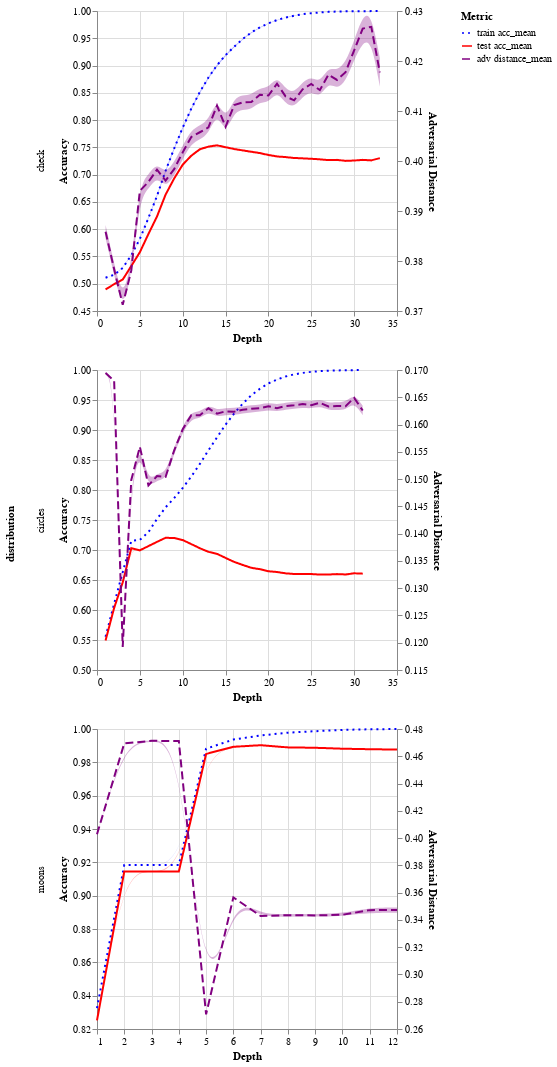

Source (notebook cell):
### Code cell
base = alt.Chart(
    df_stats.collect()
)

scale = alt.Scale(
    domain=["train acc_mean", "test acc_mean", "adv distance_mean"], 
    range=["blue", "red", "purple"]
)


dash_scale = alt.Scale(
    domain=["train acc_mean", "test acc_mean", "adv distance_mean"],
    range=[[2, 4], [1, 0], [8, 4]]  # [dash_length, gap_length]
)

# Chart for accuracy metrics (left y-axis)
acc_chart = base.mark_line(strokeWidth=2).transform_fold(
    fold=["train acc_mean", "test acc_mean"],
    as_=["variable", "value"]
).encode(
    x=alt.X("depth:Q").title("Depth"),
    y=alt.Y('value:Q').title("Accuracy").scale(zero=False),
    color=alt.Color('variable:N', scale=scale, title="Metric"),
    strokeDash=alt.StrokeDash('variable:N', scale=dash_scale)
)


# Chart for adversarial distance (right y-axis)
adv_chart = base.mark_line(strokeWidth=2).transform_fold(
    fold=["adv distance_mean"],
    as_=["variable", "value"]
).encode(
    x=alt.X("depth:Q").title("Depth"),
    y=alt.Y('value:Q').title("Adversarial Distance").axis(orient='right').scale(zero=False),
    color=alt.Color('variable:N', scale=scale, title="Metric"),
    strokeDash=alt.StrokeDash('variable:N', scale=dash_scale)

)

ci_band0 = base.mark_area(
    opacity=0.3,
    interpolate="basis",
).encode(
    x="depth:Q",
    y=alt.Y("train acc_ci_lb:Q").axis(title="Accuracy", orient="left"),
    y2=alt.Y2("train acc_ci_ub:Q"),
    color = alt.value("blue"),
)

ci_band1 = base.mark_area(
    opacity=0.3,
    interpolate="basis",
).encode(
    x="depth:Q",
    y=alt.Y("test acc_ci_lb:Q").axis(title="Accuracy", orient="left"),
    y2=alt.Y2("test acc_ci_ub:Q"),
    color = alt.value("red")
)

ci_band2 = base.mark_area(
    opacity=0.3,
    interpolate="basis",
).encode(
    x="depth:Q",
    y=alt.Y("adv distance_ci_lb:Q").axis(orient="right"),
    y2=alt.Y2("adv distance_ci_ub:Q"),
    color = alt.value("purple")
)

alt.layer(acc_chart + ci_band0 + ci_band1, adv_chart + ci_band2).resolve_scale(
    y='independent'
).facet(
    row="distribution"
).resolve_scale(
    x="independent",
    y="independent"
)
